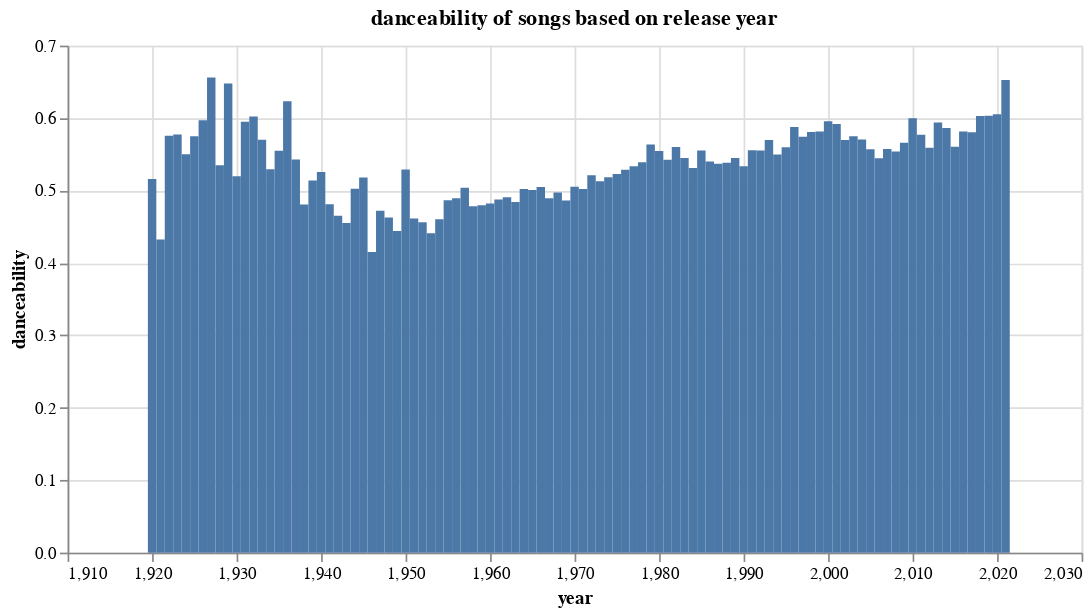

Notebook source saved alongside this figure:
### Code cell
#Here I generate a bar plot to show the danceability of songs based on released year. After intense increases and decreases during 1920-50, danceability of songs appears to increase at a steady pace from there on.
dance.bar=alt.Chart(dance, width = 600, height = 300).mark_bar().encode(
    x = 'year',
    y = 'danceability').properties(title = "danceability of songs based on release year")
dance.bar

### Figure 1 — Vega-Lite specification as saved in the notebook (floating-point values rounded to 4 significant figures)
{"config": {"view": {"continuousWidth": 400, "continuousHeight": 300}}, "data": {"name": "data-54ca2911087b2cfa8857053d3217af46"}, "mark": "bar", "encoding": {"x": {"type": "quantitative", "field": "year"}, "y": {"type": "quantitative", "field": "danceability"}}, "height": 300, "title": "danceability of songs based on release year", "width": 600, "$schema": "https://vega.github.io/schema/vega-lite/v4.8.1.json", "datasets": {"data-54ca2911087b2cfa8857053d3217af46": [{"year": 1920, "danceability": 0.5158, "tempo": 113.2}, {"year": 1921, "danceability": 0.4322, "tempo": 102.4}, {"year": 1922, "danceability": 0.5756, "tempo": 100.0}, {"year": 1923, "danceability": 0.5773, "tempo": 114.0}, {"year": 1924, "danceability": 0.5499, "tempo": 120.7}, {"year": 1925, "danceability": 0.5749, "tempo": 115.5}, {"year": 1926, "danceability": 0.5969, "tempo": 109.6}, {"year": 1927, "danceability": 0.6559, "tempo": 112.7}, {"year": 1928, "danceability": 0.5349, "tempo": 106.7}, {"year": 1929, "danceability": 0.6478, "tempo": 110.9}, {"year": 1930, "danceability": 0.5197, "tempo": 109.9}, {"year": 1931, "danceability": 0.5949, "tempo": 109.0}, {"year": 1932, "danceability": 0.6022, "tempo": 110.5}, {"year": 1933, "danceability": 0.5701, "tempo": 112.6}, {"year": 1934, "danceability": 0.5292, "tempo": 115.4}, {"year": 1935, "danceability": 0.555, "tempo": 110.7}, {"year": 1936, "danceability": 0.6234, "tempo": 108.4}, {"year": 1937, "danceability": 0.5426, "tempo": 115.2}, {"year": 1938, "danceability": 0.4805, "tempo": 111.6}, {"year": 1939, "danceability": 0.5137, "tempo": 113.3}, {"year": 1940, "danceability": 0.5255, "tempo": 108.9}, {"year": 1941, "danceability": 0.4811, "tempo": 107.8}, {"year": 1942, "danceability": 0.465, "tempo": 106.0}, {"year": 1943, "danceability": 0.4551, "tempo": 106.2}, {"year": 1944, "danceability": 0.5026, "tempo": 105.9}, {"year": 1945, "danceability": 0.5179, "tempo": 108.3}, {"year": 1946, "danceability": 0.4151, "tempo": 103.1}, {"year": 1947, "danceability": 0.4721, "tempo": 109.0}, {"year": 1948, "danceability": 0.4627, "tempo": 107.7}, {"year": 1949, "danceability": 0.444, "tempo": 108.9}, {"year": 1950, "danceability": 0.529, "tempo": 110.5}, {"year": 1951, "danceability": 0.4614, "tempo": 109.6}, {"year": 1952, "danceability": 0.456, "tempo": 108.2}, {"year": 1953, "danceability": 0.4408, "tempo": 110.0}, {"year": 1954, "danceability": 0.4604, "tempo": 108.6}, {"year": 1955, "danceability": 0.4864, "tempo": 110.6}, {"year": 1956, "danceability": 0.4893, "tempo": 111.9}, {"year": 1957, "danceability": 0.5037, "tempo": 112.5}, {"year": 1958, "danceability": 0.4781, "tempo": 112.5}, {"year": 1959, "danceability": 0.4798, "tempo": 111.4}, {"year": 1960, "danceability": 0.4821, "tempo": 112.4}, {"year": 1961, "danceability": 0.4877, "tempo": 111.6}, {"year": 1962, "danceability": 0.4907, "tempo": 114.7}, {"year": 1963, "danceability": 0.4841, "tempo": 114.3}, {"year": 1964, "danceability": 0.5019, "tempo": 114.7}, {"year": 1965, "danceability": 0.5008, "tempo": 116.6}, {"year": 1966, "danceability": 0.5047, "tempo": 117.1}, {"year": 1967, "danceability": 0.4892, "tempo": 116.1}, {"year": 1968, "danceability": 0.4973, "tempo": 115.9}, {"year": 1969, "danceability": 0.4862, "tempo": 117.0}, {"year": 1970, "danceability": 0.5052, "tempo": 117.4}, {"year": 1971, "danceability": 0.502, "tempo": 118.2}, {"year": 1972, "danceability": 0.5212, "tempo": 119.3}, {"year": 1973, "danceability": 0.5128, "tempo": 120.0}, {"year": 1974, "danceability": 0.5184, "tempo": 119.0}, {"year": 1975, "danceability": 0.5227, "tempo": 118.9}, {"year": 1976, "danceability": 0.5286, "tempo": 120.3}, {"year": 1977, "danceability": 0.5335, "tempo": 121.6}, {"year": 1978, "danceability": 0.539, "tempo": 120.2}, {"year": 1979, "danceability": 0.5636, "tempo": 122.2}, {"year": 1980, "danceability": 0.5544, "tempo": 122.7}, {"year": 1981, "danceability": 0.5424, "tempo": 123.0}, {"year": 1982, "danceability": 0.5601, "tempo": 120.9}, {"year": 1983, "danceability": 0.5447, "tempo": 120.8}, {"year": 1984, "danceability": 0.531, "tempo": 121.1}, {"year": 1985, "danceability": 0.5551, "tempo": 121.2}, {"year": 1986, "danceability": 0.5402, "tempo": 120.2}, {"year": 1987, "danceability": 0.5369, "tempo": 120.1}, {"year": 1988, "danceability": 0.5381, "tempo": 119.9}, {"year": 1989, "danceability": 0.5447, "tempo": 120.4}, {"year": 1990, "danceability": 0.5335, "tempo": 120.0}, {"year": 1991, "danceability": 0.5556, "tempo": 119.8}, {"year": 1992, "danceability": 0.5551, "tempo": 122.7}, {"year": 1993, "danceability": 0.5697, "tempo": 120.4}, {"year": 1994, "danceability": 0.5497, "tempo": 118.0}, {"year": 1995, "danceability": 0.5598, "tempo": 119.0}, {"year": 1996, "danceability": 0.5878, "tempo": 118.0}, {"year": 1997, "danceability": 0.5742, "tempo": 118.1}, {"year": 1998, "danceability": 0.5807, "tempo": 118.1}, {"year": 1999, "danceability": 0.5815, "tempo": 119.5}, {"year": 2000, "danceability": 0.5955, "tempo": 117.7}, {"year": 2001, "danceability": 0.5918, "tempo": 118.3}, {"year": 2002, "danceability": 0.5696, "tempo": 119.5}, {"year": 2003, "danceability": 0.5749, "tempo": 120.2}, {"year": 2004, "danceability": 0.5706, "tempo": 120.6}, {"year": 2005, "danceability": 0.557, "tempo": 123.6}, {"year": 2006, "danceability": 0.5444, "tempo": 123.1}, {"year": 2007, "danceability": 0.5573, "tempo": 125.2}, {"year": 2008, "danceability": 0.5539, "tempo": 120.6}, {"year": 2009, "danceability": 0.566, "tempo": 124.8}, {"year": 2010, "danceability": 0.5996, "tempo": 123.3}, {"year": 2011, "danceability": 0.5769, "tempo": 124.2}, {"year": 2012, "danceability": 0.5588, "tempo": 123.4}, {"year": 2013, "danceability": 0.5939, "tempo": 124.2}, {"year": 2014, "danceability": 0.5862, "tempo": 124.6}, {"year": 2015, "danceability": 0.5605, "tempo": 120.9}, {"year": 2016, "danceability": 0.5816, "tempo": 123.8}, {"year": 2017, "danceability": 0.5805, "tempo": 121.8}, {"year": 2018, "danceability": 0.6027, "tempo": 123.6}, {"year": 2019, "danceability": 0.6031, "tempo": 122.4}, {"year": 2020, "danceability": 0.6053, "tempo": 124.1}, {"year": 2021, "danceability": 0.6525, "tempo": 120.5}]}}
